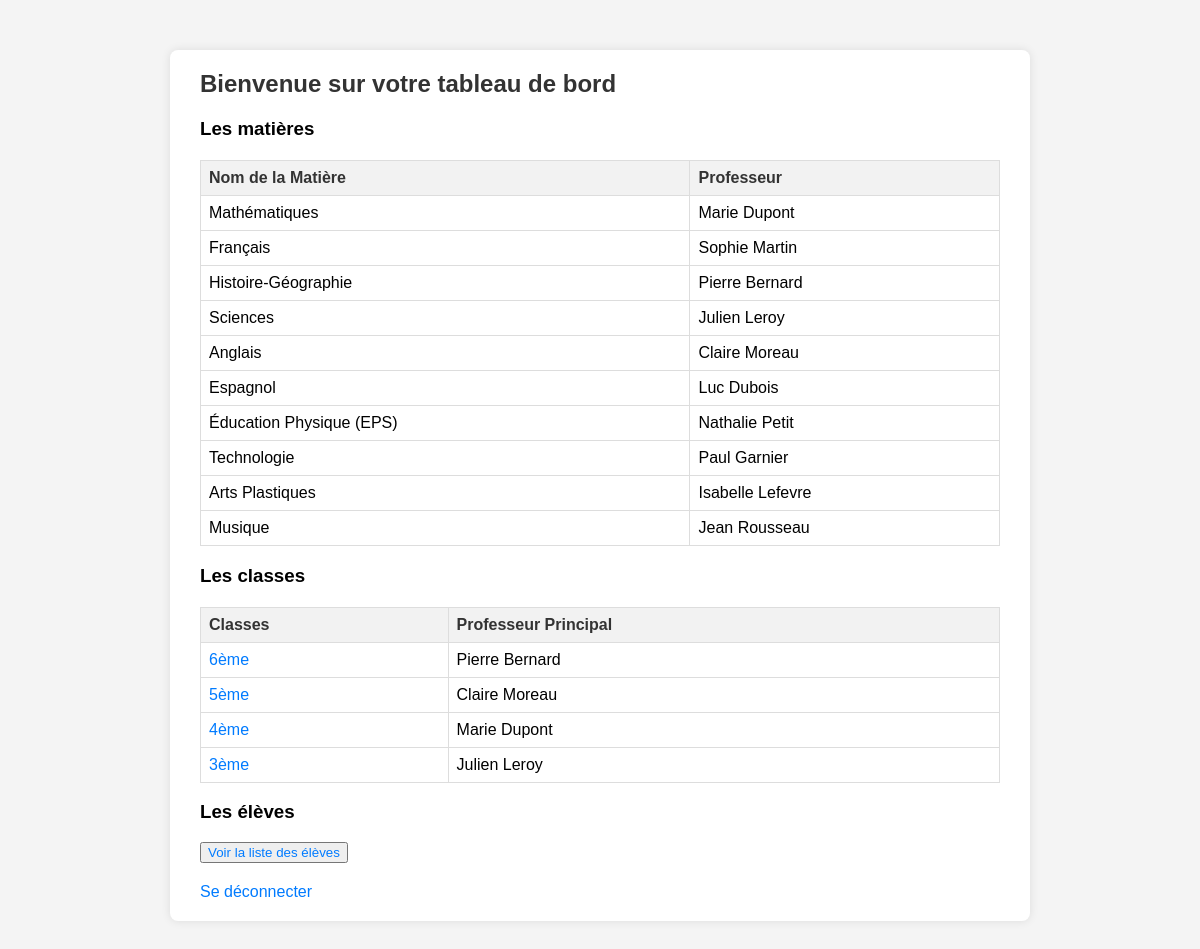
Screenshot of /dashboard.php (signed in) with the database file from the repository.
### tables this page shows
CREATE TABLE `matiere` (
  `id_matiere` int(11) NOT NULL,
  `Nom` varchar(100) NOT NULL,
  `id_prof` int(11) NOT NULL
);

CREATE TABLE `classes` (
  `id_classe` int(11) NOT NULL,
  `niveau` varchar(50) NOT NULL,
  `id_profprincip` int(11) NOT NULL
);

### dashboard.php (the view, shortened to what this page needs)
<!DOCTYPE html>
<html lang="fr">
<head>
    <link href="style.css" rel="stylesheet">
</head>
<body>
<div class="dashboard-container">
    <h2>Bienvenue sur votre tableau de bord</h2>
        <div class="table_info">
            <h3>Les matières</h3>
                <?php
                    require('config.php');
                    $sql = "
                    SELECT
                        matiere.id_matiere,
                        matiere.Nom AS matiere_nom,
                        CONCAT(profs.Prénom, ' ', profs.Nom) AS prof_nom_prenom
                    FROM matiere
                    JOIN profs ON matiere.id_prof = profs.id_prof
                    ";
                    $result = $mysqli->query($sql);
                    if ($result && $result->num_rows > 0) {
                        echo "<table>";
                        echo "<tr>
                                <th>Nom de la Matière</th>
                                <th>Professeur</th>
                            </tr>";
                        while ($row = $result->fetch_assoc()) {
                            echo "<tr>";
                            echo "<td>" . htmlspecialchars($row['matiere_nom']) . "</td>";
                            echo "<td>" . htmlspecialchars($row['prof_nom_prenom']) . "</td>";
                            echo "</tr>";
                        }
                        echo "</table>";
                    } else {
                        echo "Aucune matière trouvée.";
                    }
                ?>
            <h3>Les classes</h3>
                <?php
                    $sql = "
                    SELECT
                        classes.id_classe,
                        classes.niveau AS niveau_classe,
                        CONCAT(profs.Prénom, ' ', profs.Nom) AS prof_nom_prenom
                    FROM classes
                    JOIN profs ON classes.id_profprincip = profs.id_prof
                    ";
                    $result = $mysqli->query($sql);
                    if ($result && $result->num_rows > 0) {
                        echo "<table>";
                        echo "<tr>";
                        echo "<th>Classes</th>";
                        echo "<th>Professeur Principal</th>";
                        echo "</tr>";
                        while ($row = $result->fetch_assoc()) {
                            echo "<tr>";
                            echo "<td><a href='page_classe.php?id_classe=" . htmlspecialchars($row['id_classe']) . "'>"
                                . htmlspecialchars($row['niveau_classe']) . "</a></td>";
                            echo "<td>" . htmlspecialchars($row['prof_nom_prenom']) . "</td>";
                            echo "</tr>";
                        }
                        echo "</table>";
                    } else {
                        echo "Aucune classe trouvée.";
                    }
                ?>
            <h3>Les élèves</h3>
           <a href="student.php" style="text-decoration:none;"> <button type="button"> Voir la liste des élèves</a></button>
        </div>
        <div style="padding-top: 20px;">
            <a href="logout.php">Se déconnecter</a>
        </div>
</div>
</body>
</html>

### style.css (style rules this page uses)
body { font-family: Arial, sans-serif; background-color: #f4f4f4; margin: 0; padding: 0; }
.dashboard-container { max-width: 800px; margin: 50px auto; background-color: #fff; padding: 20px 30px; box-shadow: 0px 0px 10px rgba(0, 0, 0, 0.1); border-radius: 8px; }
h2 { color: #333; }
a { color: #007BFF; text-decoration: none; }
table { border-collapse: collapse; width: 100%; margin-top: 20px; }
th, td { border: 1px solid #ddd; padding: 8px; text-align: left; }
th { background-color: #f2f2f2; color: #333; }
h2 { margin-top: 0; color: #333; }

### rows the page displays
matiere: Nom "Mathématiques", prof_nom_prenom "Marie Dupont"
matiere: Nom "Français", prof_nom_prenom "Sophie Martin"
matiere: Nom "Histoire-Géographie", prof_nom_prenom "Pierre Bernard"
matiere: Nom "Sciences", prof_nom_prenom "Julien Leroy"
matiere: Nom "Anglais", prof_nom_prenom "Claire Moreau"
matiere: Nom "Espagnol", prof_nom_prenom "Luc Dubois"
matiere: Nom "Éducation Physique (EPS)", prof_nom_prenom "Nathalie Petit"
matiere: Nom "Technologie", prof_nom_prenom "Paul Garnier"
matiere: Nom "Arts Plastiques", prof_nom_prenom "Isabelle Lefevre"
matiere: Nom "Musique", prof_nom_prenom "Jean Rousseau"
classes: niveau "6ème", prof_nom_prenom "Pierre Bernard"
classes: niveau "5ème", prof_nom_prenom "Claire Moreau"
classes: niveau "4ème", prof_nom_prenom "Marie Dupont"
classes: niveau "3ème", prof_nom_prenom "Julien Leroy"
